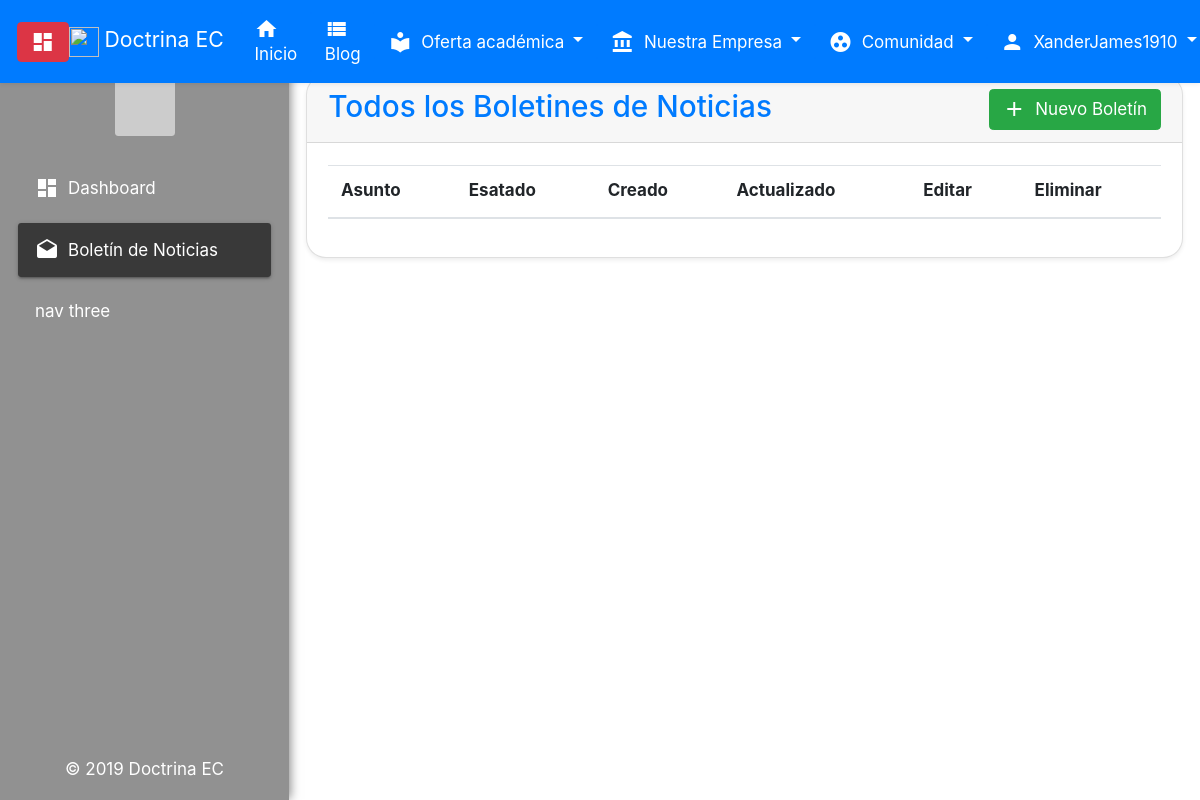
/control/newsletter-list/ (signed in), run on an earlier commit of the app's database.
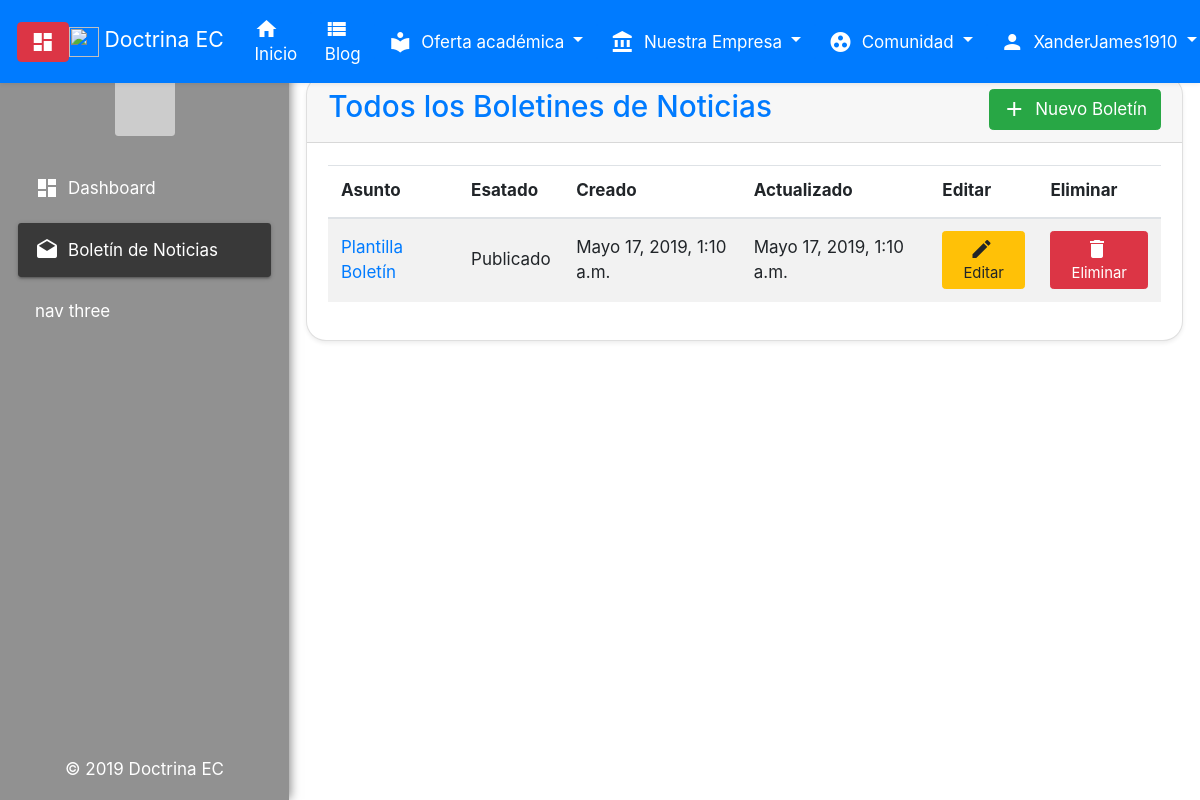
And on a later commit of the database.
### newsletters/models.py (models this page shows, shortened)
class Newsletter(models.Model):
    EMAIL_STATUS_CHOICES = (
        ('Borrador', 'Borrador'),
        ('Publicado', 'Publicado')
    )
    subject = models.CharField(max_length=255)
    body = models.TextField()
    email = models.ManyToManyField(NewsLetterUser)
    status = models.CharField(max_length=10, choices= EMAIL_STATUS_CHOICES)
    created = models.DateTimeField(auto_now_add=True)
    updated = models.DateTimeField(auto_now=True)

### newsletters/views.py (the view)
# urls.py: path('newsletter-list/', control_newsletter_list,
@login_required
def control_newsletter_list(request):
    if request.user.is_superuser:
        newsletters = Newsletter.objects.all()
        paginator = Paginator(newsletters, 10)
        page = request.GET.get('page')
        try:
            items = paginator.page(page)
        except PageNotAnInteger:
            items = paginator.page(1)
        except EmptyPage:
            items = paginator.page(paginator.num_pages)
        index = items.number - 1
        max_index = len(paginator.page_range)
        start_index = index - 5 if index >= 5 else 0
        end_index = index + 5 if index <= max_index - 5 else max_index
        page_range = paginator.page_range[start_index:end_index]
        context = {
            'items': items,
            'page_range': page_range,
        }
        template = 'control_panel/control_newsletter_list.html'
        return render(request, template, context)
    else:
        messages.warning(request, 'No cuentas con los permisos necesarios para acceder a ésta función. Por favor contacta al administrador del sitio.',
                         'alert alert-danger alert-dismissible fade show card_round mb-4')
        return redirect('home')

### templates/control_panel/control_newsletter_list.html (shortened to what this page needs)
{% extends 'control_base.html' %}
{% block nav_item_newsletter_list %}
  active
{% endblock nav_item_newsletter_list %}
{% block content %}
    <div class="main">
        <div class="card card_round shadow-sm">
            <div class="card-header header_card_round text-primary mb-0">
                <div class="row">
                    <div class="col-sm-9">
                        <h3 class="mb-0">Todos los Boletines de Noticias</h3>
                    </div>
                    <div class="col-sm-3 text-md-right text-sm-left">
                        <a href="{% url "control_panel:control_newsletter" %}" class="btn btn-success">
                            <div class="inline-block">
                                <i class="material-icons mr-1 align-middle">add</i>
                                <span class="align-middle">Nuevo Boletín</span>
                            </div>
                        </a>
                    </div>
                </div>
            </div>
            <div class="card-body">
                <div class="table-responsive table-hover">
                    <table class="table table-striped">
                        <thead>
                            <th>Asunto</th>
                            <th>Esatado</th>
                            <th>Creado</th>
                            <th>Actualizado</th>
                            <th>Editar</th>
                            <th>Eliminar</th>
                        </thead>
                        <tbody>
                            {% for item in items %}
                                <tr>
                                    <td class="align-middle">
                                        <a href="{% url 'control_panel:control_newsletter_detail' pk=item.pk %}">
                                            {{ item.subject }}
                                        </a>
                                    </td>
                                    <td class="align-middle">{{ item.status }}</td>
                                    <td class="align-middle">{{ item.created }}</td>
                                    <td class="align-middle">{{ item.updated }}</td>
                                    <td class="align-middle">
                                        <a href="{% url 'control_panel:control_newsletter_edit' pk=item.pk %}"
                                            class="btn btn-warning btn-sm">
                                            <div class="inline-block">
                                                <i class="material-icons mr-1 align-middle d-none d-md-inline-block">edit</i>
                                                <span class="align-middle">Editar</span>
                                            </div>
                                        </a>
                                    </td>
                                    <td class="align-middle">
                                        <a href="{% url 'control_panel:control_newsletter_delete' pk=item.pk %}"
                                            class="btn btn-danger btn-sm">
                                            <div class="inline-block">
                                                <i class="material-icons mr-1 align-middle d-none d-md-inline-block">delete</i>
                                                <span class="align-middle">Eliminar</span>
                                            </div>
                                        </a>
                                    </td>
                                </tr>
                            {% endfor %}
                        </tbody>
                    </table>
                </div>
            </div>
        </div>
    </div>
{% endblock %}

### templates/control_base.html (shortened to what this page needs)
<!DOCTYPE html>
{% load staticfiles %}
<html lang="en" dir="ltr">
  <head>
    <link rel="stylesheet" href="{% static 'simplesocial/css/bootstrap.min.css' %}">
    <link rel="stylesheet" href="{% static 'dashboard/css/custom.css' %}">
    <link rel="stylesheet" href="https://use.fontawesome.com/releases/v5.8.1/css/all.css">
  </head>
  <body>
    <nav class="navbar fixed-top navbar-expand-lg navbar-dark bg-primary shadow-sm">
      <a class="btn btn-danger" id="activador" href="#">
        <div class="inline-block">
          <i class="material-icons align-middle">dashboard</i>
        </div>
      </a>
      <a class="navbar-brand" href="{% url 'home' %}">
        <img src="/docs/4.3/assets/brand/bootstrap-solid.svg" width="30" height="30" class="d-inline-block align-top" alt="">
        Doctrina EC
      </a>
      <div class="collapse navbar-collapse" id="navbarSupportedContent">
        <ul class="navbar-nav mr-auto">
          <li class="nav-item">
            <a class="btn btn-primary btn-block text-left" href="{% url 'home' %}">
              <div class="inline-block">
                <i class="material-icons mr-1 align-middle">home</i>
                <span class="align-middle">Inicio</span>
              </div>
            </a>
          </li>
          <li class="nav-item">
            <a class="btn btn-primary btn-block text-left" href="#">
              <div class="inline-block">
                <i class="material-icons mr-1 align-middle">view_list</i>
                <span class="align-middle">Blog</span>
              </div>
            </a>
          </li>
        </ul>
        <ul class="navbar-nav navbar-right">
          <div class="dropdown">
            <button class="btn btn-primary btn-block dropdown-toggle text-left" type="button" id="dropdownMenuButton" data-toggle="dropdown" aria-haspopup="true" aria-expanded="false">
                <i class="material-icons mr-1 align-middle">local_library</i>
                <span class="align-middle">Oferta académica</span>
            </button>
          </div>
          <div class="dropdown">
            <button class="btn btn-primary btn-block dropdown-toggle text-left" type="button" id="dropdownMenuButton" data-toggle="dropdown" aria-haspopup="true" aria-expanded="false">
                <i class="material-icons mr-1 align-middle">account_balance</i>
                <span class="align-middle">Nuestra Empresa</span>
            </button>
          </div>
          {% if user.is_authenticated %}
            <div class="dropdown">
              <button class="btn btn-primary btn-block dropdown-toggle text-left" type="button" id="dropdownMenuButton" data-toggle="dropdown" aria-haspopup="true" aria-expanded="false">
                  <i class="material-icons mr-1 align-middle">group_work</i>
                  <span class="align-middle">Comunidad</span>
              </button>
            </div>
            <div class="dropdown">
              <button class="btn btn-primary btn-block dropdown-toggle text-left" type="button" id="dropdownMenuButton" data-toggle="dropdown" aria-haspopup="true" aria-expanded="false">
                  <i class="material-icons mr-1 align-middle">person</i>
                  <span class="align-middle">{{ user.username }}</span>
              </button>
            </div>
          {% endif %}
        </ul>
      </div>
    </nav>
    <div style="margin-top: 58px;">
      <aside id="sidenav" class="sidebar" style="margin-top: 58px;">
        <div class="logo"><img src="http://placehold.it/60x60"/></div>
        <ul class="mynav">
          <li>
            <a href="#">
              <div class="inline-block">
                <i class="material-icons mr-1 align-middle">dashboard</i>
                <span class="align-middle">Dashboard</span>
              </div>
            </a>
          </li>
          <li>
            <a href="{% url 'control_panel:control_newsletter_list' %}"
              class="{% block nav_item_newsletter_list %}{% endblock nav_item_newsletter_list %}">
              <div class="inline-block">
                <i class="material-icons mr-1 align-middle">drafts</i>
                <span class="align-middle">Boletín de Noticias</span>
              </div>
            </a>
          </li>
          <li><a href="#">nav three</a></li>
        </ul>
        <p class="bottom">&copy;
           Doctrina EC
        </p>
      </aside>
      <section class="main">
        {% block content %}
        {% endblock %}
      </section>
    </div>
  </body>
</html>

### static/dashboard/css/custom.css (style rules this page uses)
:root { font-size: 17px; }
body { padding-left: 17rem; font-size: 1rem; line-height: 1.5rem; transition: padding-left 0.2s ease; }
aside.sidebar { position: fixed; left: 0; top: 0; bottom: 0; width: 17rem; background-color: #919191; border: 1px solid #919191; overflow-y: auto; z-index: 1; transition: all 0.2s ease; -webkit-box-shadow: 2px 0px 10px -1px rgba(0,0,0,0.5); -moz-box-shadow: 2px 0px 10px -1px rgba(0,0,0,0.5); box-shadow: 2px 0px 10px -1px rgba(0,0,0,0.5); }
aside.sidebar p.bottom { position: absolute; bottom: 0; width: 100%; color: white; text-align: center; }
aside.sidebar .logo { text-align: center; padding: 1em; }
aside.sidebar .logo img { margin: 0 auto; border-radius: 0.2em; }
aside.sidebar .mynav { padding: 0; margin: 0; list-style: none; }
aside.sidebar .mynav li a { display: block; padding: 0.8rem 1rem; color: white; text-decoration: none; margin: 0.5em 1em; border-radius: 0.2em; }
.active { background-color: #393939; color: #fff; box-shadow: 0 2px 2px 0 rgba(0,0,0,0.14), 0 3px 1px -2px rgba(0,0,0,0.12), 0 1px 5px 0 rgba(0,0,0,0.2); }
section.main { padding: 1rem; }
.card_round { border-radius: 20px !important; }
.header_card_round { border-radius: 20px 20px 0px 0px !important; }

What changed in the data, as far as the page shows it:
added Newsletter: subject "Plantilla Boletín", status "Publicado", created "Mayo 17, 2019, 1:10 a.m.", updated "Mayo 17, 2019, 1:10 a.m."
